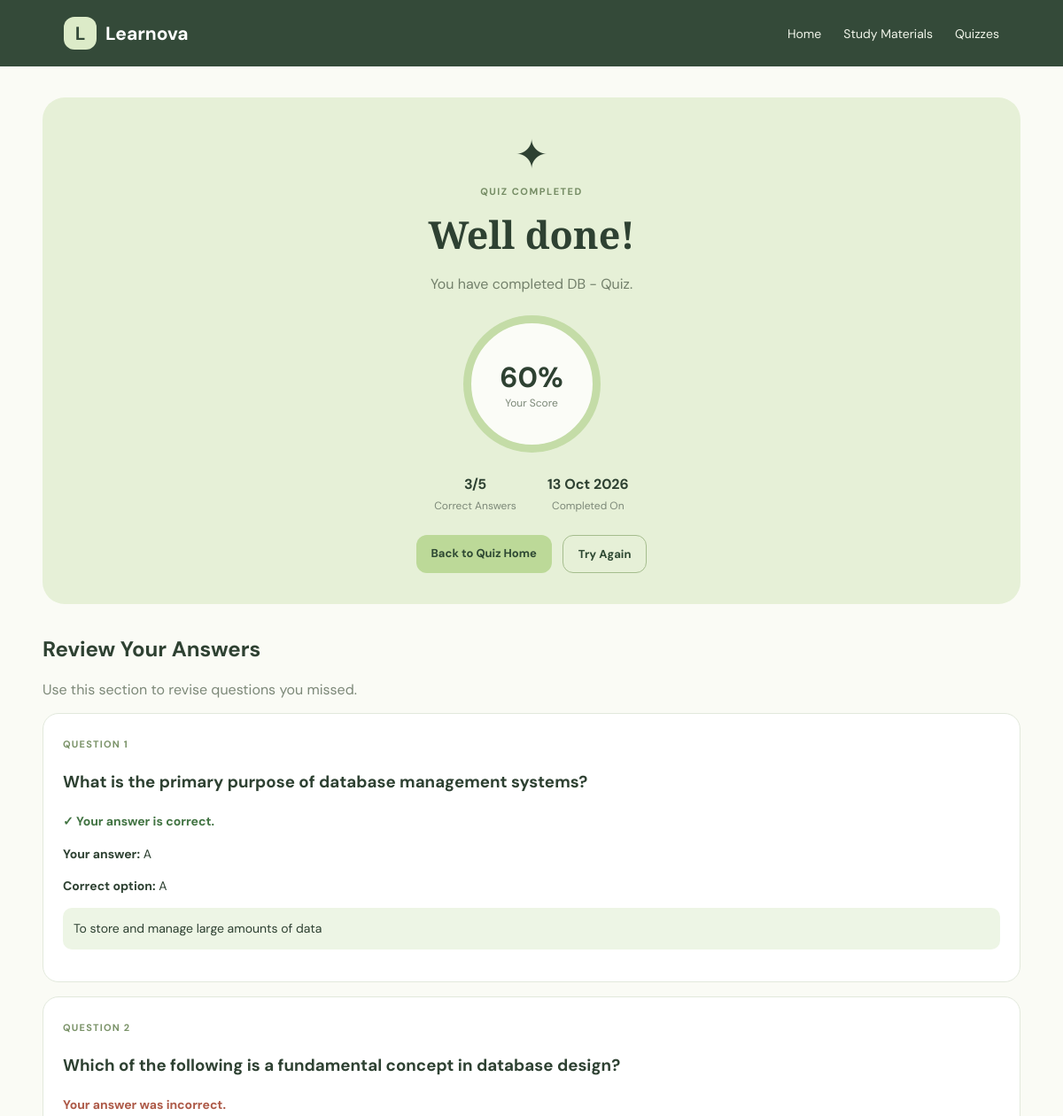
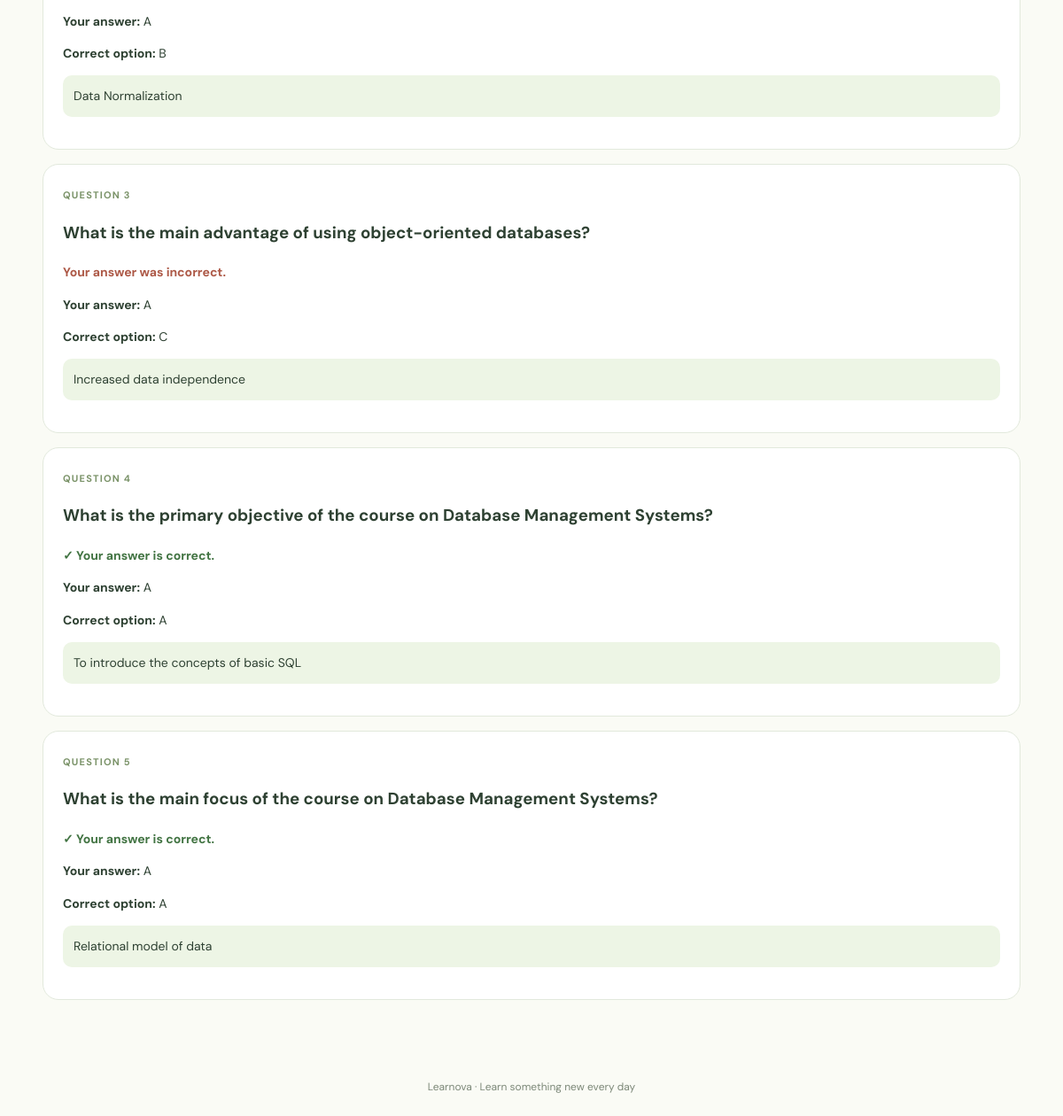
The page /quiz-results/1/ (signed in) on the database its author committed (2 pictures, top to bottom).
### learnova/models.py (models this page shows, shortened)
class QuizResult(models.Model):
    student = models.ForeignKey(
        User,
        on_delete=models.CASCADE,
        related_name="quiz_results"
    )
    quiz = models.ForeignKey(
        Quiz,
        on_delete=models.CASCADE,
        related_name="results"
    )
    score = models.PositiveIntegerField()
    total_questions = models.PositiveIntegerField(default=15)
    percentage = models.FloatField(default=0)
    answers = models.JSONField(default=dict)
    completed_at = models.DateTimeField(auto_now_add=True)
    class Meta:
        ordering = ["-completed_at"]

class Quiz(models.Model):
    title = models.CharField(max_length=200)
    subject = models.CharField(max_length=150)
    topic = models.CharField(max_length=200, blank=True)
    study_material = models.ForeignKey(
        "StudyMaterial",
        on_delete=models.CASCADE,
        related_name="quizzes"
    )
    created_by = models.ForeignKey(
        User,
        on_delete=models.CASCADE,
        related_name="created_quizzes"
    )
    created_at = models.DateTimeField(auto_now_add=True)

class Question(models.Model):
    quiz = models.ForeignKey(
        Quiz,
        on_delete=models.CASCADE,
        related_name="questions"
    )
    question_text = models.TextField()
    option_a = models.CharField(max_length=500)
    option_b = models.CharField(max_length=500)
    option_c = models.CharField(max_length=500)
    option_d = models.CharField(max_length=500)
    correct_answer = models.CharField(
        max_length=1,
        choices=[
            ("A", "A"),
            ("B", "B"),
            ("C", "C"),
            ("D", "D"),
        ]
    )

### learnova/views.py (the view)
@login_required
def quiz_result(request, result_id):
    result = get_object_or_404(
        QuizResult.objects.select_related("quiz"),
        pk=result_id,
        student=request.user
    )
    review = []
    for question in result.quiz.questions.all():
        selected = result.answers.get(str(question.id), "")
        review.append({
            "question": question,
            "selected": selected,
            "correct": question.correct_answer,
            "is_correct": selected == question.correct_answer,
        })
    return render(request, "quiz_result.html", {
        "result": result,
        "review": review,
    })

### learnova/templates/quiz_result.html (shortened to what this page needs)
{% extends "quiz_base.html" %}
{% block content %}
<section class="result-page">
    <div class="result-hero">
        <div class="result-trophy">✦</div>
        <span class="eyebrow">QUIZ COMPLETED</span>
        <h1>Well done!</h1>
        <p>You have completed {{ result.quiz.title }}.</p>
        <div class="score-circle">
            <strong>{{ result.percentage|floatformat:0 }}%</strong>
            <span>Your Score</span>
        </div>
        <div class="score-summary">
            <div>
                <strong>{{ result.score }}/{{ result.total_questions }}</strong>
                <span>Correct Answers</span>
            </div>
            <div>
                <strong>{{ result.completed_at|date:"d M Y" }}</strong>
                <span>Completed On</span>
            </div>
        </div>
        <div class="result-actions">
            <a class="btn" href="{% url 'quiz_list' %}">Back to Quiz Home</a>
            <a class="btn btn-outline"
               href="{% url 'take_quiz' result.quiz.id %}">Try Again</a>
        </div>
    </div>
    <section class="answer-review">
        <h2>Review Your Answers</h2>
        <p>Use this section to revise questions you missed.</p>
        {% for item in review %}
            <article class="review-card">
                <span class="review-number">QUESTION {{ forloop.counter }}</span>
                <h3>{{ item.question.question_text }}</h3>
                {% if item.is_correct %}
                    <p class="answer-correct">✓ Your answer is correct.</p>
                {% else %}
                    <p class="answer-wrong">Your answer was incorrect.</p>
                {% endif %}
                <p>
                    <strong>Your answer:</strong>
                    {% if item.selected %}
                        {{ item.selected }}
                    {% else %}
                        Not answered
                    {% endif %}
                </p>
                <p>
                    <strong>Correct option:</strong>
                    {{ item.correct }}
                </p>
                <p class="correct-option-text">
                    {% if item.correct == "A" %}
                        {{ item.question.option_a }}
                    {% elif item.correct == "B" %}
                        {{ item.question.option_b }}
                    {% elif item.correct == "C" %}
                        {{ item.question.option_c }}
                    {% else %}
                        {{ item.question.option_d }}
                    {% endif %}
                </p>
            </article>
        {% endfor %}
    </section>
</section>
{% endblock %}

### learnova/static/css/quiz.css (style rules this page uses)
:root { --forest: #344a39; --sage: #8ea77b; --mint: #dcebc8; --pale: #edf4e4; --cream: #fafbf5; --white: #ffffff; --text: #2e4132; --muted: #7c8878; --border: #e2e9dc; }
* { box-sizing: border-box; }
body { margin: 0; background: var(--cream); color: var(--text); font-family: 'DM Sans', sans-serif; }
a { color: inherit; }
.eyebrow { color: #758c64; font-size: 11px; font-weight: 700; letter-spacing: 1.5px; }
.welcome-section h1, .result-hero h1 { font-family: 'Playfair Display', serif; font-size: clamp(30px, 5vw, 43px); margin: 10px 0; }
.btn { display: inline-block; padding: 12px 17px; border: none; border-radius: 12px; background: #bcd998; color: #2e4933; text-decoration: none; font: inherit; font-size: 13px; font-weight: 700; cursor: pointer; text-align: center; transition: background 0.2s, transform 0.2s; }
.question-number, .review-number { color: #7b9369; font-size: 11px; font-weight: 700; letter-spacing: 1.2px; }
.result-hero { padding: 35px 20px; text-align: center; border-radius: 25px; background: #e6f0d7; }
.result-trophy { font-size: 45px; }
.result-hero > p { color: #73806b; }
.score-circle { width: 155px; height: 155px; margin: 25px auto; border: 9px solid #c4dca7; border-radius: 50%; display: flex; flex-direction: column; align-items: center; justify-content: center; background: #fbfcf7; }
.score-circle strong { font-size: 32px; }
.score-circle span { color: var(--muted); font-size: 12px; }
.score-summary { display: flex; justify-content: center; gap: 35px; flex-wrap: wrap; margin: 25px 0; }
.score-summary div { display: grid; gap: 6px; }
.score-summary span { color: var(--muted); font-size: 12px; }
.result-actions { display: flex; justify-content: center; flex-wrap: wrap; gap: 12px; }
.btn-outline { border: 1px solid #a5bd8d; background: transparent; }
.answer-review { margin-top: 35px; }
.answer-review > p { color: var(--muted); }
.review-card { margin-top: 16px; padding: 22px; background: white; border: 1px solid var(--border); border-radius: 18px; overflow-wrap: anywhere; }
.review-card h3 { line-height: 1.6; }
.review-card p { font-size: 14px; line-height: 1.6; }
.answer-correct { color: #427443; font-weight: 700; }
.answer-wrong { color: #ad5947; font-weight: 700; }
.correct-option-text { background: #edf5e5; padding: 12px; border-radius: 10px; }

### rows shown on the page
QuizResult: quiz "DB - Quiz", percentage "60", score "3", total_questions "5", completed_at "13 Oct 2026"
Question: question.question_text "What is the primary purpose of database management systems?", shows "✓ Your answer is correct.", selected "A", correct "A", question.option_a "To store and manage large amounts of data"
Question: question.question_text "Which of the following is a fundamental concept in database design?", shows "Your answer was incorrect.", selected "A", correct "B", question.option_b "Data Normalization"
Question: question.question_text "What is the main advantage of using object-oriented databases?", shows "Your answer was incorrect.", selected "A", correct "C", question.option_c "Increased data independence"
Question: question.question_text "What is the primary objective of the course on Database Management Systems?", shows "✓ Your answer is correct.", selected "A", correct "A", question.option_a "To introduce the concepts of basic SQL"
Question: question.question_text "What is the main focus of the course on Database Management Systems?", shows "✓ Your answer is correct.", selected "A", correct "A", question.option_a "Relational model of data"
